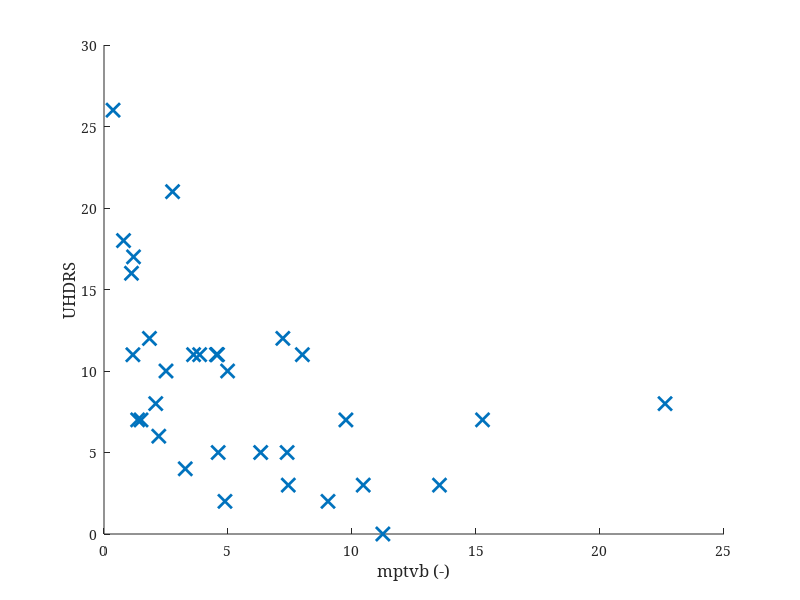

Write MATLAB code to recreate this figure. (Note: this script raises an error after producing the figure.)
% Experimental Data Analysis: Lecture 4
close all, clear all, clc

%% MATLAB EXAMPLE 1 %%
% estimate correlations between maximum phonation time until voice break 
% and motor clinical score of speakers with Huntington's disease using both
% Pearson and Spearman correlation

% load data for  maximum phonation time until voice break
mptvb=[2.7650 3.6125 1.8325 15.2625 4.6025 4.5750 3.8575 7.2125 4.5350 1.1900 ...
      2.2075 0.3650 0.7875 1.1075 2.5000 10.4550 7.4325 1.1650 9.7525 1.4925 ...
      7.3825 2.0875 4.8775 6.3200 22.6225 11.2425 9.0325 1.3550 4.9825 ...
      3.2775 7.9975 13.5275];
% load data for motor clinical score
uhdrs = [21 11 12 7 5 11 11 12 11 17 6 26 18 16 10 3 3 11 7 7 5 8 2 5 8 0 2 7 ...
         10 4 11 3];
% make a figure
figure(),
plot(mptvb, uhdrs,'x','MarkerSize',10,'LineWidth',2)
ylabel ('UHDRS','FontSize',12, 'FontName','Georgia')
xlabel ('mptvb (-)','FontSize',12, 'FontName','Georgia')
set(gca, 'Box', 'off',  'FontName','Georgia')

% Pearson parametric correlation
[r,p] = corr(mptvb(:), uhdrs(:), 'type', 'Pearson') 

% Spearman non-parametric correlation
[r,p] = corr(mptvb(:), uhdrs(:), 'type', 'Spearman') % Spearman correlation

%% MATLAB EXAMPLE 2 %%
% test the normality of data based upon 4 measures extracted from
% sustained phonation of 34 healthy speakers

load data_phonation; % load data for 
MPT = phonation(:,1); % Maximum phonation time
F0SD = phonation(:,2); % Pitch variations
Shimmer = phonation(:,3); % Amplitude perturbation
DUV = phonation(:,4); % Degree of unvoiced segments

% Kolmogorov-Smirnov test
variable = F0SD;

% KS test including z-score normalization
[h,p]=kstest((variable-mean(variable))/std(variable)) 

% KS test through creation of cumulative distribution function
normdata=normcdf(variable,mean(variable),std(variable)); 
[h,p,ksstat] = kstest(variable,[variable,normdata],0.05)

% plotting the data
figure(), subplot(121)
[N,X] = hist(variable, 20); 
bar(X, N, 'b');

% plotting the CDFs
subplot(122)
[f,x_values] = ecdf(variable);
EmpCDF = plot(x_values,f);
hold on;
StandCDF = plot(sort(variable),sort(normdata),'r');
set(EmpCDF,'LineWidth',2);
set(StandCDF,'LineWidth',2);
legend([EmpCDF  StandCDF],'Empirical CDF','Standard Normal CDF','Location','SE');

%% MATLAB EXAMPLE 3 %%
% Tests of normality available in Matlab

normdata = randn(1,100); % generate random data for normal distribution
abnormdata = (randn(1,100)).^2 + 1;  % generate random data for normal distribution

% Chi-Square test
[h,p] = chi2gof(normdata,'cdf',@normcdf)
[h,p] = chi2gof(abnormdata,'cdf',@normcdf)

% Liliefors test
[h,p] = lillietest(normdata)
[h,p] = lillietest(abnormdata)

% Anderson-Darling test
[h,p] = adtest(normdata)
[h,p] = adtest(abnormdata)

